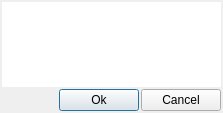
<?xml version="1.0" encoding="UTF-8"?>
<ui version="4.0">
 <class>CLanguage</class>
 <widget class="QDialog" name="CLanguage">
  <property name="geometry">
   <rect>
    <x>0</x>
    <y>0</y>
    <width>223</width>
    <height>113</height>
   </rect>
  </property>
  <property name="windowTitle">
   <string>Languages</string>
  </property>
  <layout class="QVBoxLayout" name="verticalLayout">
   <property name="spacing">
    <number>2</number>
   </property>
   <property name="leftMargin">
    <number>2</number>
   </property>
   <property name="topMargin">
    <number>2</number>
   </property>
   <property name="rightMargin">
    <number>2</number>
   </property>
   <property name="bottomMargin">
    <number>2</number>
   </property>
   <item>
    <widget class="QListWidget" name="m_languages">
     <property name="frameShape">
      <enum>QFrame::NoFrame</enum>
     </property>
     <property name="sortingEnabled">
      <bool>true</bool>
     </property>
    </widget>
   </item>
   <item>
    <layout class="QHBoxLayout" name="horizontalLayout">
     <item>
      <spacer name="horizontalSpacer">
       <property name="orientation">
        <enum>Qt::Horizontal</enum>
       </property>
       <property name="sizeHint" stdset="0">
        <size>
         <width>208</width>
         <height>20</height>
        </size>
       </property>
      </spacer>
     </item>
     <item>
      <widget class="QPushButton" name="m_ok">
       <property name="text">
        <string>Ok</string>
       </property>
      </widget>
     </item>
     <item>
      <widget class="QPushButton" name="m_cancel">
       <property name="text">
        <string>Cancel</string>
       </property>
      </widget>
     </item>
    </layout>
   </item>
  </layout>
 </widget>
 <resources/>
 <connections/>
</ui>
